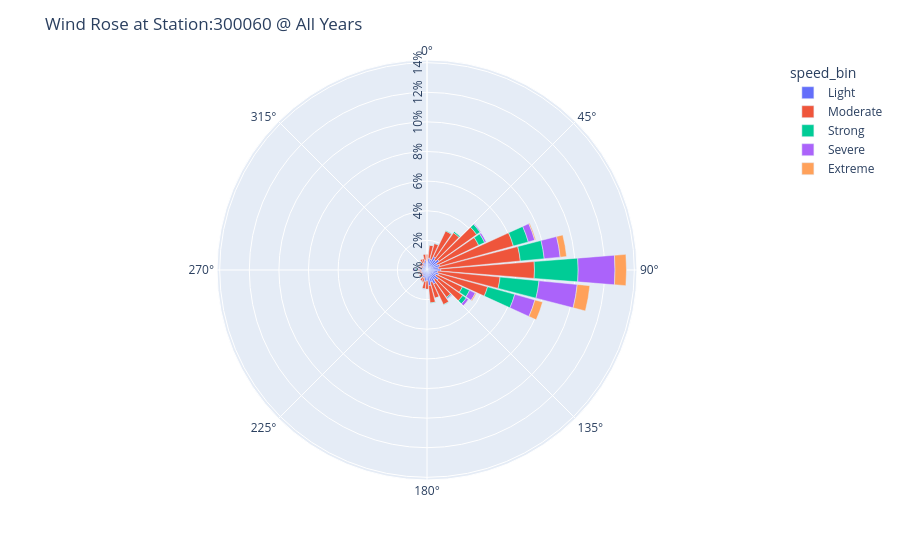

Source (notebook cell):
### Markdown cell above
Wind speed and wind direction can also be visualised on a polar plot using plot_rose_wind().

Likely to be updated in future

### Code cell
data.wind.plot_rose_wind(year=None, 
                         month=None, 
                         day=None,
                         hour=None)

### Figure 1 — Plotly figure (JSON) as saved in the notebook; plotly's stock layout.template omitted (floating-point values rounded to 4 significant figures)
{"data": [{"hovertemplate": "speed_bin=Light<br>percentage=%{r}<br>dir_bin=%{theta}<extra></extra>", "legendgroup": "Light", "marker": {"color": "#636efa", "pattern": {"shape": ""}}, "name": "Light", "r": [0.5708, 0.8087, 0.753, 0.9996, 0.8488, 1.009, 0.7861, 0.9063, 0.7808, 0.9299, 0.7268, 0.8201, 0.6893, 0.9604, 0.8087, 1.04, 0.8558, 1.055, 0.7312, 0.773, 0.5595, 0.5726, 0.4018, 0.495, 0.3573, 0.4523, 0.3582, 0.4026, 0.3277, 0.4445, 0.3111, 0.4427, 0.3695, 0.515, 0.5168, 0.6815], "showlegend": true, "subplot": "polar", "theta": [0.0, 10.0, 20.0, 30.0, 40.0, 50.0, 60.0, 70.0, 80.0, 90.0, 100.0, 110.0, 120.0, 130.0, 140.0, 150.0, 160.0, 170.0, 180.0, 190.0, 200.0, 210.0, 220.0, 230.0, 240.0, 250.0, 260.0, 270.0, 280.0, 290.0, 300.0, 310.0, 320.0, 330.0, 340.0, 350.0], "type": "barpolar"}, {"hovertemplate": "speed_bin=Moderate<br>percentage=%{r}<br>dir_bin=%{theta}<extra></extra>", "legendgroup": "Moderate", "marker": {"color": "#EF553B", "pattern": {"shape": ""}}, "name": "Moderate", "r": [0.5124, 0.8767, 1.102, 1.921, 2.245, 3.113, 3.082, 5.15, 5.552, 6.33, 4.231, 3.428, 1.962, 2.004, 1.461, 1.552, 1.121, 1.184, 0.5778, 0.5168, 0.2989, 0.2614, 0.1795, 0.1804, 0.1673, 0.2013, 0.1699, 0.2667, 0.163, 0.1865, 0.1638, 0.2118, 0.2057, 0.3155, 0.2702, 0.4079], "showlegend": true, "subplot": "polar", "theta": [0.0, 10.0, 20.0, 30.0, 40.0, 50.0, 60.0, 70.0, 80.0, 90.0, 100.0, 110.0, 120.0, 130.0, 140.0, 150.0, 160.0, 170.0, 180.0, 190.0, 200.0, 210.0, 220.0, 230.0, 240.0, 250.0, 260.0, 270.0, 280.0, 290.0, 300.0, 310.0, 320.0, 330.0, 340.0, 350.0], "type": "barpolar"}, {"hovertemplate": "speed_bin=Strong<br>percentage=%{r}<br>dir_bin=%{theta}<extra></extra>", "legendgroup": "Strong", "marker": {"color": "#00cc96", "pattern": {"shape": ""}}, "name": "Strong", "r": [0.003486, 0.008715, 0.0244, 0.05926, 0.09935, 0.2815, 0.4436, 1.046, 1.621, 2.95, 2.643, 1.905, 0.5403, 0.2972, 0.07495, 0.0427, 0.0244, 0.02266, 0.01307, 0.02527, 0.01394, 0.005229, 0.001743, 0.0008715, 0.005229, 0.03224, 0.0366, 0.1342, 0.03573, 0.0244, 0.01133, 0.01046, 0.002614, 0.001743, 0.0008715], "showlegend": true, "subplot": "polar", "theta": [0.0, 10.0, 20.0, 30.0, 40.0, 50.0, 60.0, 70.0, 80.0, 90.0, 100.0, 110.0, 120.0, 130.0, 140.0, 150.0, 160.0, 170.0, 180.0, 190.0, 200.0, 210.0, 220.0, 230.0, 240.0, 250.0, 260.0, 270.0, 280.0, 290.0, 300.0, 310.0, 320.0, 330.0, 350.0], "type": "barpolar"}, {"hovertemplate": "speed_bin=Severe<br>percentage=%{r}<br>dir_bin=%{theta}<extra></extra>", "legendgroup": "Severe", "marker": {"color": "#ab63fa", "pattern": {"shape": ""}}, "name": "Severe", "r": [0.001743, 0.0061, 0.05142, 0.1299, 0.4532, 1.083, 2.489, 2.593, 1.413, 0.4244, 0.1874, 0.06536, 0.004357, 0.001743, 0.001743, 0.002614, 0.0008715, 0.001743, 0.01046, 0.1342, 0.07582, 0.004357, 0.007843], "showlegend": true, "subplot": "polar", "theta": [30.0, 40.0, 50.0, 60.0, 70.0, 80.0, 90.0, 100.0, 110.0, 120.0, 130.0, 140.0, 150.0, 160.0, 180.0, 190.0, 240.0, 250.0, 260.0, 270.0, 280.0, 290.0, 300.0], "type": "barpolar"}, {"hovertemplate": "speed_bin=Extreme<br>percentage=%{r}<br>dir_bin=%{theta}<extra></extra>", "legendgroup": "Extreme", "marker": {"color": "#FFA15A", "pattern": {"shape": ""}}, "name": "Extreme", "r": [0.0008715, 0.06972, 0.4331, 0.7739, 0.8523, 0.536, 0.06972, 0.01307, 0.003486, 0.0008715, 0.0008715, 0.01046, 0.01482, 0.001743], "showlegend": true, "subplot": "polar", "theta": [60.0, 70.0, 80.0, 90.0, 100.0, 110.0, 120.0, 130.0, 140.0, 210.0, 230.0, 260.0, 270.0, 280.0], "type": "barpolar"}], "layout": {"barmode": "relative", "legend": {"title": {"text": "speed_bin"}, "tracegroupgap": 0}, "margin": {"t": 60}, "polar": {"angularaxis": {"direction": "clockwise", "rotation": 90}, "domain": {"x": [0, 1], "y": [0, 1]}, "radialaxis": {"angle": 90, "side": "counterclockwise", "tickformat": ".0f%", "ticksuffix": "%"}}, "title": {"text": "Wind Rose at Station:300060 @ All Years"}}}
